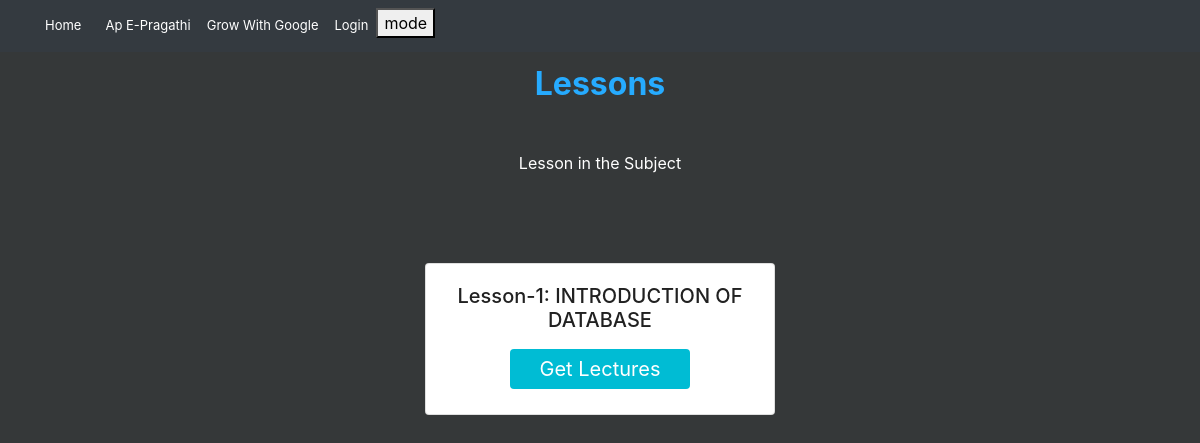
/curriculum/r20cse_2021/dbms/, run on an earlier commit of the app's database.
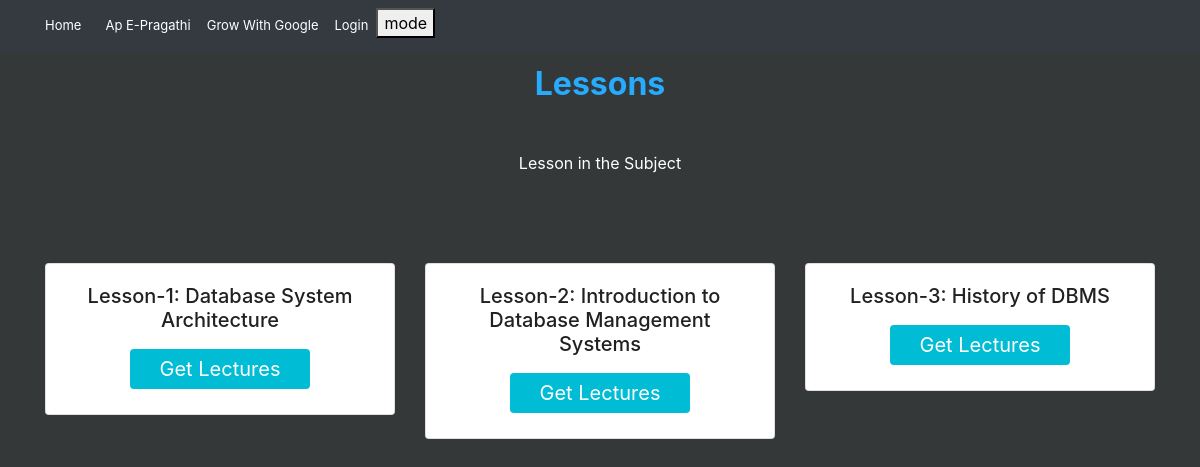
And on a later commit of the database.
### curriculum/models.py (models this page shows, shortened)
class Lesson(models.Model):
    lesson_id = models.CharField(max_length=100, unique=True)
    Standard = models.ForeignKey(Standard, on_delete=models.CASCADE)
    created_by = models.ForeignKey(User,on_delete=models.CASCADE)
    created_at = models.DateTimeField(auto_now_add=True)
    subject = models.ForeignKey(Subject, on_delete=models.CASCADE,related_name='lessons')
    name = models.CharField(max_length=250)
    position = models.PositiveSmallIntegerField(verbose_name="Chapter no.")
    slug = models.SlugField(null=True, blank=True)
    video = models.CharField(max_length=250)
    ppt = models.FileField(upload_to=save_lesson_files,verbose_name="Presentations", blank=True)
    Notes = models.FileField(upload_to=save_lesson_files,verbose_name="Notes", blank=True)
    class Meta:
        ordering = ['position']

### curriculum/views.py (the view)
# urls.py: path('<str:standard>/<slug:slug>/', views.LessonListView.as_view(), name='lesson_list'),
class LessonListView(DetailView):
    context_object_name = 'subjects'
    model = Subject
    template_name = 'curriculum/lesson_list_view.html'

### curriculum/templates/curriculum/lesson_list_view.html (shortened to what this page needs)
{% extends 'base.html' %}
{% load static %}
{% block content %}
<section id="best-features" class="text-center">
              <h2 class="mb-5 mt-5 font-weight-bold" style="color:#26abff;">Lessons</h2>
              <div class="row d-flex justify-content-center mb-4">
                <div class="col-md-8 mb-5">
                  <p  class="grey-text">Lesson in the Subject </p>
                </div>
              </div>
              <div class="row d-flex justify-content-center mb-3">
                {% for lesson in subjects.lessons.all %}
                <div class="col-sm-4 mb-4">
                  <div class="card box-shadow-hover">
                    <div class="card-body">
                      <h5 class="card-title" style = "color:#212121;">Lesson-{{lesson.position}}: {{lesson.name}}</h5>
                      <a href="{% url 'curriculum:lesson_detail' slug=lesson.slug subject=subjects.slug standard=lesson.Standard.slug %}" >
                      <button type="button" class="button-les"><span>Get Lectures</span></button>
                      </a>
                    </div>
                  </div>
                </div>
                {% endfor %}
              </div>
</section>
{%endblock%}

### templates/base.html (shortened to what this page needs)
<!DOCTYPE html>
<html lang="en" dir="ltr">
  <head>
    {% load static %}
    <link rel="stylesheet" href="https://stackpath.bootstrapcdn.com/bootstrap/4.5.2/css/bootstrap.min.css">
    <link rel="stylesheet" href="{% static 'css/master_css.css' %}">
    <link rel="stylesheet" href="{% static 'css/login_test.css' %}">
    <link rel="stylesheet" href="{% static 'css/navigation_bar.css' %}">
    <link rel="stylesheet" href="{% static 'css/lesson_style.css' %}">
  </head>
  <body id="first">
              <nav id ="n_navigation_bar"class="navbar navbar-expand-lg  navbar-light bg-dark fixed-top ">
                <div class="container" >
                  {% if user.is_authenticated  %}<span id="status">&#128994;</span>{%endif%}<a id = "n_nav_eff" class="navbar-brand" href="{% url 'home' %}"  >Home</a>
                      <div class="collapse navbar-collapse" id="basicExampleNav" >
                        <ul class=" navbar-nav  mr-auto smooth-scroll " >
                                <li class="nav-item">
                                  <a id = "n_nav_eff" class="nav-link " href="https://myap.e-pragati.in/" target="_blank" >Ap E-Pragathi</a>
                               </li>
                               <li class="nav-item">
                                <a id = "n_nav_eff" class="nav-link " href="https://grow.google/intl/en_in/learn-skills/" target="_blank" >Grow With Google</a>
                             </li>
                                {% if user.is_authenticated %}
                                    <li class="nav-item  ">
                                     <a id = "n_nav_eff" class="nav-link " href="{% url 'user_logout' %}" >Logout</a>
                                    </li>
                                {% else %}
                                    <li class="nav-item ">
                                        <a id = "n_nav_eff"class="nav-link" href="{% url 'user_login' %}" >Login</a>
                                    </li>
                                    {% endif %}
                                  <li class="nav-item ">
                                    <button  onclick="mode()">mode</button>
                                </li>
                        </ul>
                      </div>
                </div>
              </nav>
    <div   class="container">
        {%block content%}
        {%endblock%}
    </div>
  </body>
</html>

### static/css/master_css.css (style rules this page uses)
html, body, header, #intro { height: 100%; }
.navbar-light .navbar-nav .nav-link { color: #ff5722; }
.navbar-light .nav-link { color: #ff5722; }
.navbar-expand-lg { background-color: #b2ebf2; }
.button-les { border-radius: 4px; background-color: #00bcd4; border: none; color: #FFFFFF; text-align: center; font-size: 20px; padding: 5px; width: 180px; transition: all 0.5s; cursor: pointer; margin: 5px; }
.button-les span { cursor: pointer; display: inline-block; position: relative; transition: 0.5s; }
.button-les span:after { content: '\00bb'; position: absolute; opacity: 0; top: 0; right: -20px; transition: 0.5s; }

### static/css/navigation_bar.css (style rules this page uses)
#n_nav_eff { font-size: small; color:#FFFFFF; }
.main_black { background-color: #353839; color: white; }

What changed in the data, as far as the page shows it:
removed Lesson: position "1", name "INTRODUCTION OF DATABASE"
added Lesson: position "1", name "Database System Architecture"
added Lesson: position "2", name "Introduction to Database Management Systems"
added Lesson: position "3", name "History of DBMS"
